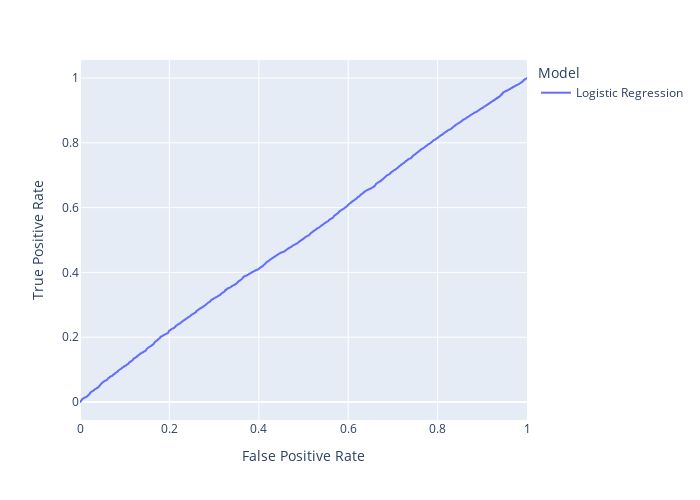

Notebook source saved alongside this figure:
### Code cell
# Plot
px.line(roc_sample_df, y='True Positive Rate', x='False Positive Rate',
        color='Model',
        width=700, height=500
)

### Figure 1 — Plotly figure (JSON) as saved in the notebook; plotly's stock layout.template omitted (floating-point values rounded to 4 significant figures; data arrays with more than 128 entries replaced by an {"elided": "..."} marker saying what was removed)
{"data": [{"hovertemplate": "Model=Logistic Regression<br>False Positive Rate=%{x}<br>True Positive Rate=%{y}<extra></extra>", "legendgroup": "Logistic Regression", "line": {"color": "#636efa", "dash": "solid"}, "marker": {"symbol": "circle"}, "mode": "lines", "name": "Logistic Regression", "showlegend": true, "type": "scattergl", "x": {"elided": "1412 float values"}, "xaxis": "x", "y": {"elided": "1412 float values"}, "yaxis": "y"}], "layout": {"height": 500, "legend": {"title": {"text": "Model"}, "tracegroupgap": 0}, "margin": {"t": 60}, "width": 700, "xaxis": {"anchor": "y", "domain": [0, 1], "title": {"text": "False Positive Rate"}}, "yaxis": {"anchor": "x", "domain": [0, 1], "title": {"text": "True Positive Rate"}}}}
